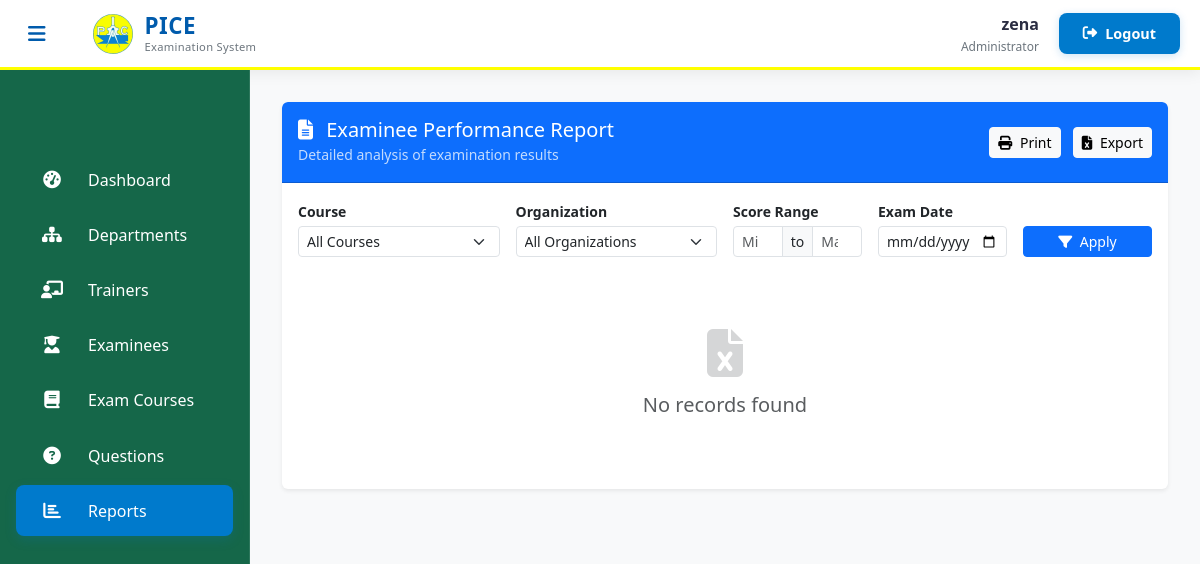
The page /admin-report (signed in) on the database as committed earlier.
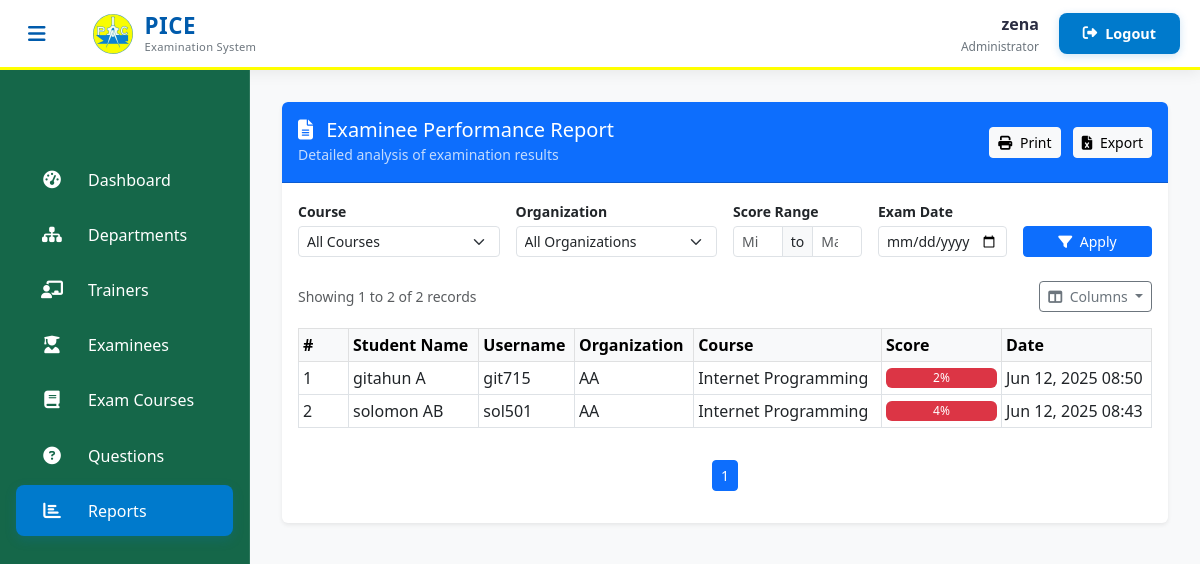
The same page on the database as committed later.
### exam/models.py (models this page shows, shortened)
class Result(models.Model):
    student = models.ForeignKey(Student,on_delete=models.CASCADE)
    exam = models.ForeignKey(Course,on_delete=models.CASCADE)
    marks = models.PositiveIntegerField()
    date = models.DateTimeField(auto_now=True)

class Course(models.Model):
    course_name = models.CharField(max_length=50)
    question_number = models.PositiveIntegerField()
    total_marks = models.PositiveIntegerField(default=100)
    given_time = models.PositiveIntegerField(default=60)
    department = models.ForeignKey(Department, on_delete=models.CASCADE, related_name='course_set')
    examiners = models.ManyToManyField(Examiner, blank=True, related_name='courses')
    is_seen = models.BooleanField(default=False)

### student/models.py (models this page shows, shortened)
class Student(models.Model):
    user=models.OneToOneField(User,on_delete=models.CASCADE)
    address = models.CharField(max_length=40)
    mobile = models.CharField(max_length=20,null=False)
    organization = models.CharField(max_length=200, null=False)
    course = models.ForeignKey(
        'exam.Course',
        on_delete=models.SET_NULL,
        null=True
    )
    department = models.ForeignKey(
        'exam.Department',  # Reference to your Department model
        on_delete=models.SET_NULL,
        null=True,
        blank=True,
        related_name='students'
    )
    @property
    def get_name(self):
        return self.user.first_name+" "+self.user.last_name

### exam/views.py (the view)
# urls.py: path('admin-report', views.report_view, name = 'report-view'),
@login_required(login_url='adminlogin')
def report_view(request):
    courses = models.Course.objects.all()
    organizations = models.Student.objects.values_list('organization', flat=True).distinct()
    results = models.Result.objects.select_related('student', 'exam').order_by('-date')
    course_id = request.GET.get('course')
    organization = request.GET.get('organization')
    min_mark = request.GET.get('min_mark')
    max_mark = request.GET.get('max_mark')
    exam_date = request.GET.get('exam_date')
    if course_id:
        results = results.filter(exam__id=course_id)
    if organization:
        results = results.filter(student__organization=organization)
    if exam_date:
        try:
            date_obj = datetime.strptime(exam_date, '%Y-%m-%d').date()
            results = results.filter(date__date=date_obj)
        except ValueError:
            pass
    student_ids = [result.student.id for result in results]
    fib_answers = models.StudentAnswer.objects.filter(
        student_id__in=student_ids,
        question__question_type='FIB'
    ).values('student').annotate(fib_score=Sum('marks_obtained'))
    fib_scores = {answer['student']: answer['fib_score'] or 0 for answer in fib_answers}
    filtered_results = []
    for result in results:
        result.fib_score = fib_scores.get(result.student.id, 0)
        result.total_score = result.marks + result.fib_score
        if min_mark and result.total_score < int(min_mark):
            continue
        if max_mark and result.total_score > int(max_mark):
            continue
        filtered_results.append(result)
    from django.core.paginator import Paginator, EmptyPage, PageNotAnInteger
    paginator = Paginator(filtered_results, 10)
    page_number = request.GET.get('page')
    try:
        page_obj = paginator.page(page_number)
    except PageNotAnInteger:
        page_obj = paginator.page(1)
    except EmptyPage:
        page_obj = paginator.page(paginator.num_pages)
    context = {
        'results': page_obj,
        'courses': courses,
        'organizations': organizations,
        'selected_course': course_id,
        'selected_org': organization,
        'min_mark': min_mark,
        'max_mark': max_mark,
        'selected_date': exam_date,
    }
    return render(request, 'exam/report_view.html', context)

### templates/exam/report_view.html (shortened to what this page needs)
{% extends 'exam/adminbase.html' %}
{% block content %}
<div class="">
  <div class="card shadow-sm border-0 overflow-hidden">
    <div class="card-header bg-primary text-white d-flex justify-content-between align-items-center py-3">
      <div>
        <h5 class="mb-0"><i class="fas fa-file-alt me-2"></i> Examinee Performance Report</h5>
        <small class="opacity-75">Detailed analysis of examination results</small>
      </div>
      <div>
        <button class="btn btn-light btn-sm me-2" onclick="printReport()" title="Print current report view">
          <i class="fas fa-print me-1"></i> Print
        </button>
        <button class="btn btn-light btn-sm" onclick="exportToExcel()" title="Export to Excel">
          <i class="fas fa-file-excel me-1"></i> Export
        </button>
      </div>
    </div>
    <div class="card-body">
      <form id="filter-form" method="get" class="row g-3 mb-4">
        <div class="col-md-3">
          <label class="form-label fw-semibold small mb-1" title="Filter by course">Course</label>
          <select name="course" class="form-select form-select-sm auto-submit" title="Select a course to filter">
            <option value="">All Courses</option>
          </select>
        </div>
        <div class="col-md-3">
          <label class="form-label fw-semibold small mb-1" title="Filter by organization">Organization</label>
          <select name="organization" class="form-select form-select-sm auto-submit" title="Select an organization to filter">
            <option value="">All Organizations</option>
          </select>
        </div>
        <div class="col-md-2">
          <label class="form-label fw-semibold small mb-1" title="Filter by score range">Score Range</label>
          <div class="input-group input-group-sm">
            <input type="number" name="min_mark" value="{{ min_mark }}" class="form-control auto-submit" placeholder="Min" min="0" max="100" title="Minimum score">
            <span class="input-group-text">to</span>
            <input type="number" name="max_mark" value="{{ max_mark }}" class="form-control auto-submit" placeholder="Max" min="0" max="100" title="Maximum score">
          </div>
        </div>
        <div class="col-md-2">
          <label class="form-label fw-semibold small mb-1" title="Filter by exam date">Exam Date</label>
          <input type="date" name="exam_date" class="form-control form-control-sm auto-submit"
                 value="{{ exam_date|default:'' }}"
                 max="{% now 'Y-m-d' %}" title="Select exam date">
        </div>
        <div class="col-md-2 d-flex align-items-end">
          <button type="submit" class="btn btn-primary btn-sm w-100" title="Apply filters">
            <i class="fas fa-filter me-1"></i> Apply
          </button>
        </div>
      </form>
      {% if results %}
      <div id="report-section">
        <div class="d-flex justify-content-between align-items-center mb-3">
          <div class="text-muted small">
            Showing {{ results.start_index }} to {{ results.end_index }} of {{ results.paginator.count }} records
          </div>
          <div class="dropdown">
            <button class="btn btn-outline-secondary btn-sm dropdown-toggle" type="button" data-bs-toggle="dropdown" title="Toggle visible columns">
              <i class="fas fa-columns me-1"></i> Columns
            </button>
          </div>
        </div>
        <div class="table-responsive">
          <table class="table table-sm table-hover table-bordered align-middle" id="report-table">
            <thead class="table-light">
              <tr>
                <th width="50">#</th>
                <th>Student Name</th>
                <th>Username</th>
                <th>Organization</th>
                <th>Course</th>
                <th width="120">Score</th>
                <th width="150">Date</th>
              </tr>
            </thead>
            <tbody>
              {% for result in results %}
              <tr>
                <td>{{ results.start_index|add:forloop.counter0 }}</td>
                <td>{{ result.student.get_name }}</td>
                <td>{{ result.student.user.username }}</td>
                <td>{{ result.student.organization }}</td>
                <td>{{ result.exam.course_name }}</td>
                <td>
                  <div class="progress" style="height: 20px;">
                    <div class="progress-bar {% if result.marks >= 75 %}bg-success{% elif result.marks >= 50 %}bg-warning{% else %}bg-danger{% endif %}"
                         role="progressbar" style="width: 100%"
                         aria-valuenow="{{ result.total_score }}" aria-valuemin="0" aria-valuemax="100">
                      {{ result.total_score }}%
                    </div>
                  </div>
                </td>
                <td>{{ result.date|date:"M d, Y H:i" }}</td>
              </tr>
              {% endfor %}
            </tbody>
          </table>
        </div>
        <nav aria-label="Page navigation" class="mt-3">
          <ul class="pagination justify-content-center pagination-sm">
            {% for num in results.paginator.page_range %}
              {% if results.number == num %}
                <li class="page-item active">
                  <a class="page-link" href="?page={{ num }}{% for key,value in request.GET.items %}{% if key != 'page' %}&{{ key }}={{ value }}{% endif %}{% endfor %}">{{ num }}</a>
                </li>
              {% elif num > results.number|add:'-3' and num < results.number|add:'3' %}
                <li class="page-item">
                  <a class="page-link" href="?page={{ num }}{% for key,value in request.GET.items %}{% if key != 'page' %}&{{ key }}={{ value }}{% endif %}{% endfor %}">{{ num }}</a>
                </li>
              {% endif %}
            {% endfor %}
          </ul>
        </nav>
      </div>
      {% else %}
      <div class="text-center py-5">
        <div class="mb-3">
          <i class="fas fa-file-excel fa-3x text-muted opacity-25"></i>
        </div>
        <h5 class="text-muted">No records found</h5>
      </div>
      {% endif %}
    </div>
  </div>
</div>
{% endblock %}

### templates/exam/adminbase.html (shortened to what this page needs)
<!DOCTYPE html>
{% load static %}
<html lang="en" dir="ltr">
<head>
  <link href="https://cdn.jsdelivr.net/npm/bootstrap@5.3.0/dist/css/bootstrap.min.css" rel="stylesheet">
  <link rel="stylesheet" href="https://cdnjs.cloudflare.com/ajax/libs/font-awesome/6.4.0/css/all.min.css">
</head>
<body>
  <header class="admin-header">
    <div class="header-container">
      <div class="header-left">
        <button class="sidebar-toggle" id="sidebarToggle">
          <i class="fas fa-bars"></i>
        </button>
        <div class="brand-logo">
          <img src="/static/image/logo.jpg" alt="PICE Logo" class="header-logo">
          <div class="logo-text">
            <span class="logo-main">PICE</span>
            <span class="logo-sub">Examination System</span>
          </div>
        </div>
      </div>
      <div class="header-right">
        <div class="user-profile">
          <span class="username">{{user.username}}</span>
          <div class="user-role">Administrator</div>
        </div>
        <a href="/logout" class="logout-btn">
          <i class="fas fa-sign-out-alt"></i>
          <span class="logout-text">Logout</span>
        </a>
      </div>
    </div>
  </header>
  <aside class="admin-sidebar">
    <nav class="sidebar-menu">
      <div class="menu-container">
        <a href="/admin-dashboard" class="menu-item">
          <div class="menu-icon"><i class="fas fa-tachometer-alt"></i></div>
          <span class="menu-text">Dashboard</span>
        </a>
        <a href="/admin-department" class="menu-item">
          <div class="menu-icon"><i class="fas fa-sitemap"></i></div>
          <span class="menu-text">Departments</span>
        </a>
        <a href="/admin-teacher" class="menu-item">
          <div class="menu-icon"><i class="fas fa-chalkboard-teacher"></i></div>
          <span class="menu-text">Trainers</span>
        </a>
        <a href="/admin-student" class="menu-item">
          <div class="menu-icon"><i class="fas fa-user-graduate"></i></div>
          <span class="menu-text">Examinees</span>
        </a>
        <a href="/admin-course" class="menu-item">
          <div class="menu-icon"><i class="fas fa-book"></i></div>
          <span class="menu-text">Exam Courses</span>
        </a>
        <a href="/admin-question" class="menu-item">
          <div class="menu-icon"><i class="fas fa-question-circle"></i></div>
          <span class="menu-text">Questions</span>
        </a>
        <a href="/admin-report" class="menu-item">
          <div class="menu-icon"><i class="fas fa-chart-bar"></i></div>
          <span class="menu-text">Reports</span>
        </a>
      </div>
    </nav>
  </aside>
  <main class="admin-content">
    {% block content %}{% endblock content %}
  </main>
</body>
</html>

### templates/exam/adminbase.html (style rules this page uses)
:root { --yellow-primary: #FFFF00; --blue-primary: #007ACC; --blue-dark: #005BAC; --sidebar-color: #156749; --content-bg: #FFFFFF; --card-bg: #F8F9FA; --text-light: #FFFFFF; --text-dark: #2B2D42; --text-muted: #6C757D; --border-radius: 8px; --transition: all 0.3s cubic-bezier(0.25, 0.8, 0.25, 1); }
body { font-family: 'Segoe UI', system-ui, -apple-system, sans-serif; background-color: var(--content-bg); color: var(--text-dark); overflow-x: hidden; }
.admin-header { background: #FFFFFF; height: 70px; position: fixed; top: 0; left: 0; right: 0; z-index: 1000; box-shadow: 0 2px 15px rgba(0, 0, 0, 0.08); border-bottom: 3px solid #FFFF00; display: flex; align-items: center; padding: 0 20px; }
.header-container { width: 100%; display: flex; justify-content: space-between; align-items: center; }
.header-left { display: flex; align-items: center; gap: 15px; }
.header-right { display: flex; align-items: center; gap: 20px; }
.sidebar-toggle { background: none; border: none; color: #005BAC; font-size: 1.25rem; cursor: pointer; padding: 8px; border-radius: 4px; transition: all 0.3s ease; }
.brand-logo { display: flex; align-items: center; gap: 12px; }
.header-logo { height: 40px; width: 40px; object-fit: contain; border-radius: 4px; }
.logo-text { display: flex; flex-direction: column; line-height: 1.2; }
.logo-main { font-weight: 700; font-size: 1.4rem; color: #005BAC; letter-spacing: 0.5px; }
.logo-sub { font-size: 0.7rem; color: #6C757D; font-weight: 500; letter-spacing: 0.3px; }
.user-profile { text-align: right; }
.username { font-weight: 600; color: #2B2D42; display: block; }
.user-role { font-size: 0.75rem; color: #6C757D; margin-top: 2px; }
.logout-btn { background: #007ACC; color: white; border: none; padding: 8px 16px; border-radius: 4px; font-weight: 500; font-size: 0.9rem; text-decoration: none; display: flex; align-items: center; gap: 8px; transition: all 0.3s ease; }
.logout-text { display: inline-block; }
.admin-sidebar { width: 250px; height: 100vh; position: fixed; top: 70px; left: 0; background: var(--sidebar-color); color: var(--text-light); transition: var(--transition); z-index: 1020; overflow-y: auto; border-right: 1px solid rgba(255, 255, 255, 0.1); padding-top: 4rem; }
.sidebar-menu { padding: 1rem 0; }
.menu-item { display: flex; align-items: center; padding: 0.85rem 1.5rem; color: var(--text-light); text-decoration: none; transition: var(--transition); margin: 0.25rem 1rem; border-radius: var(--border-radius); font-weight: 500; transition: background 0.3s ease, transform 0.2s ease; gap: 0.75rem; }
.menu-item.active { background: var(--blue-primary); color: white; box-shadow: 0 4px 12px rgba(0, 122, 204, 0.2); }
.menu-item i { width: 24px; text-align: center; margin-right: 0.75rem; font-size: 1.1rem; }
.admin-content { margin-left: 250px; margin-top: 70px; padding: 2rem; min-height: calc(100vh - 70px); transition: var(--transition); background-color: var(--card-bg); }
.logout-btn { background: var(--blue-primary); color: white; border: none; padding: 0.6rem 1.5rem; border-radius: var(--border-radius); font-weight: 600; transition: var(--transition); display: flex; align-items: center; gap: 0.5rem; box-shadow: 0 2px 8px rgba(0, 122, 204, 0.2); }
.sidebar-toggle { background: none; border: none; color: var(--blue-dark); font-size: 1.25rem; cursor: pointer; margin-right: 1.5rem; transition: var(--transition); }

Rows that differ between the two databases and show on the page:
added Result: start_index|add "1", student.get_name "gitahun A", student.user.username "git715", student.organization "AA", exam.course_name "Internet Programming", total_score "2", date "Jun 12, 2025 08:50"
added Result: start_index|add "2", student.get_name "solomon AB", student.user.username "sol501", student.organization "AA", exam.course_name "Internet Programming", total_score "4", date "Jun 12, 2025 08:43"
Other text that changed with them:
{{ results.start_index }}: (not shown) → "1"
{{ results.end_index }}: (not shown) → "2"
{{ results.paginator.count }}: (not shown) → "2"
text no longer shown: "No records found"
text now shown: "Showing to of records Columns # Student Name Username Organization Course Score Date"
new list line: "1"
